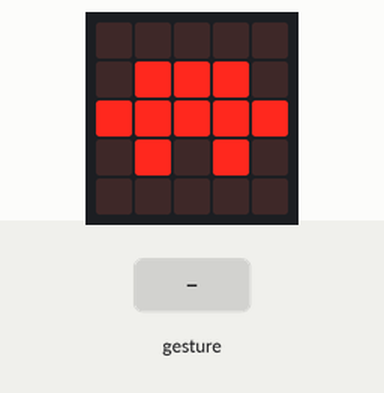
Simulated run of this program. Board: BBC micro:bit (MakeCode). Shown: the board's 5×5 LED display. The inputs (shaded band) are chosen by the test bench. A tilt is held for 1.5 s and a shake lasts 1 s, then the board lies face up again.

Above: at 1.2 s.
1.3 s: gesture 'logo up'
At 2.6 s:
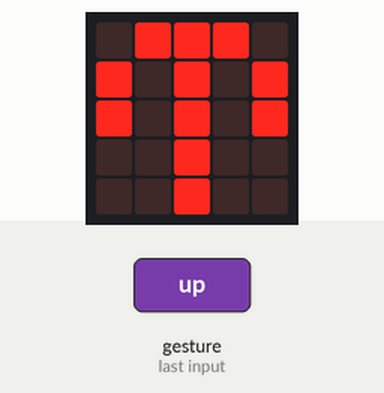
4.3 s: gesture 'tilt left'
At 4.9 s:
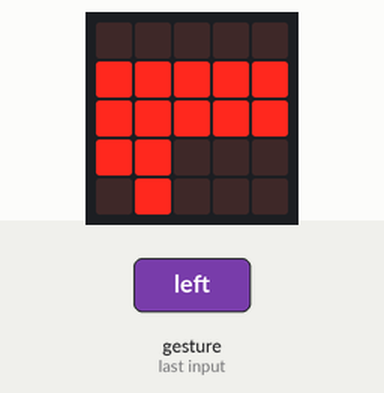
7.3 s: gesture 'shake'
At 8.2 s:
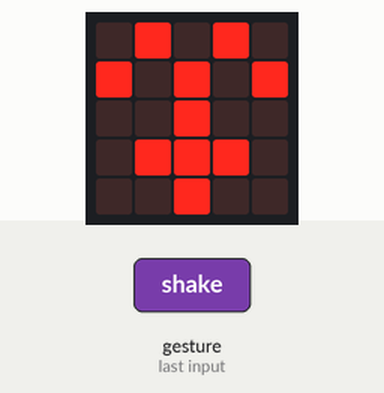
9.9 s: gesture 'tilt right'
At 10.4 s:
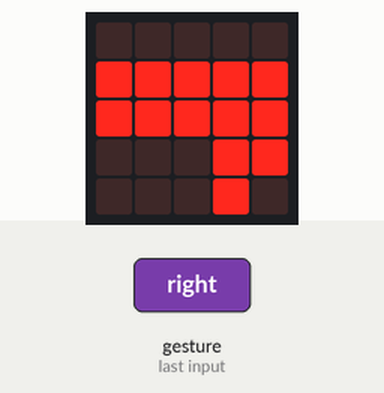
Timing chart, 0 to 12.9 s (numbered marks = the images above; inputs shaded):
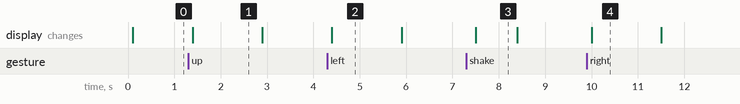

Measured:
- after the input at 1.3 s, the display: changes after 0.10 s (image 1)
- after the input at 4.3 s, the display: changes after 0.10 s (image 2)
- after the input at 7.3 s, the display: changes after 0.20 s (image 3)
- after the input at 9.9 s, the display: changes after 0.10 s (image 4)
- what the display in image 1 shows lasts 1.5 s, from 1.4 s to 2.9 s
- what the display in image 3 shows lasts 0.9 s, from 7.5 s to 8.4 s

The program:

main.ts
```typescript
/**
 * Når en rister på Microbit eller endrer posisjon så vil accelerometeret registrere dette og vise ulike tilstander.
 *
 * Ved å teste på input fra disse kan en vise ulike bilder.
 */
input.onGesture(Gesture.LogoUp, function () {
    basic.showLeds(`
        . # # # .
        # . # . #
        # . # . #
        . . # . .
        . . # . .
        `)
})
input.onGesture(Gesture.TiltLeft, function () {
    basic.showLeds(`
        . . . . .
        # # # # #
        # # # # #
        # # . . .
        . # . . .
        `)
})
input.onGesture(Gesture.ScreenUp, function () {
    basic.showIcon(IconNames.Tortoise)
})
input.onGesture(Gesture.Shake, function () {
    basic.showLeds(`
        . # . # .
        # . # . #
        . . # . .
        . # # # .
        . . # . .
        `)
})
input.onGesture(Gesture.TiltRight, function () {
    basic.showLeds(`
        . . . . .
        # # # # #
        # # # # #
        . . . # #
        . . . # .
        `)
})
basic.forever(function () {

})
```

test.ts
```typescript
// testene settes inn her; disse vil ikke kompilert så lenge denne pakken blir brukt som en utvidelse.
```
